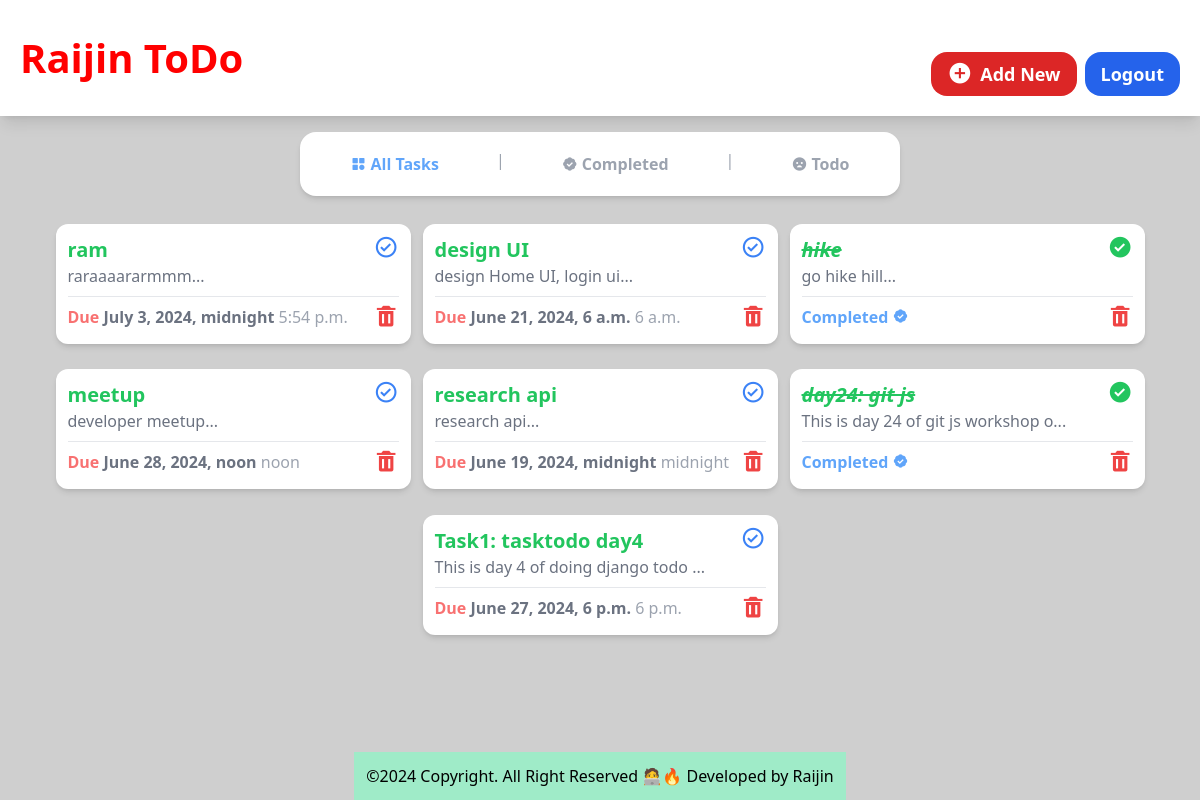
The page /todo/index on the database as committed earlier.
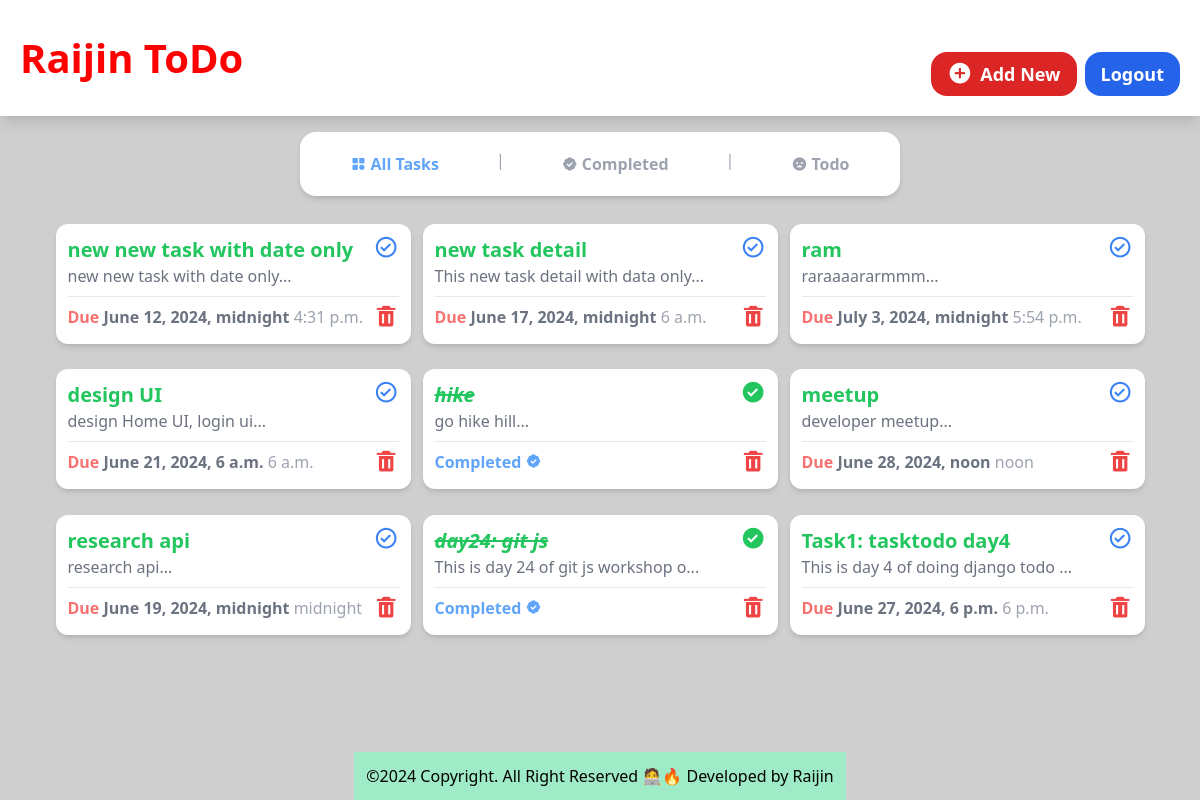
The same page on the database as committed later.
### tasksTodo/models.py (models this page shows, shortened)
class Task(models.Model):
    title= models.CharField(max_length=200)
    description= models.TextField(null=True, blank=True)
    due_date= models.DateField()
    due_time= models.TimeField()
    is_completed= models.BooleanField(default=False)

### tasksTodo/views.py (the view)
# urls.py: path('index', views.index, name='index'),
def index(request):
    tasks= Task.objects.all().order_by('-id') # Get all tasks from the database
    return render(request, 'index.html',{
        'tasks': tasks # Pass the tasks to the template
    })

### tasksTodo/templates/index.html
{% include 'top_header.html'%}
  <body
    class="bg-[#cfcfcf] flex flex-col items-center justify-center gap-4 h-screen"
  >
  {% include 'add_new_header.html'%}
  {% include 'nav.html'%}
{% block content %}
  <section
  class="flex flex-1 flex-wrap justify-center gap-3 bg-[#fff0] w-full md:w-12/12 h-full mb-3 rounded-2xl p-3 overflow-y-auto scrollbar-hide"
  >
   {%for iTask in tasks%}
   {%if iTask.is_completed %}
   <div
        class="w-[355px] flex flex-col shadow-md bg-white h-[120px] rounded-xl p-3"
      >
        <div class="flex flex-row justify-between">
          <div>
            <a href="{% url 'task_detail' task_id=iTask.id  %}">
              <h1
                class="text-green-500 font-semibold text-xl italic line-through"
              >
              {{iTask.title}}
              </h1>
            </a>
            <p class="text-gray-500 text-md">
              {{iTask.description | slice:":35"}}...
            </p>
          </div>
          <a href="{% url 'toggle_complete' task_id=iTask.id%}">
            <i class="bx bxs-check-circle bx-sm text-green-500"></i>
          </a>
        </div>
        <hr class="border-t border-gray-200 my-2" />
        <div class="flex flex-row justify-between">
          <h2 class="text-blue-400 font-bold">
            Completed <i class="bx bxs-badge-check"></i>
          </h2>
          <a href="{% url 'delete_task' task_id=iTask.id %}">
            <i class="bx bxs-trash bx-sm text-red-500"></i>
          </a>
        </div>
      </div>
   {% else %}
  <div
    class="w-[355px] flex flex-col shadow-md bg-white h-[120px] rounded-xl p-3"
  >
    <div class="flex flex-row justify-between">
      <div>
        <a href="{% url 'task_detail' task_id=iTask.id  %}">
          <h1 class="text-green-500 font-semibold text-xl">
            {{iTask.title}}
          </h1>
        </a>
        <p class="text-gray-500 text-md">
          {{iTask.description | slice:":35"}}...
        </p>
      </div>
      <a href="{% url 'toggle_complete' task_id=iTask.id %}">
        <i class="bx bx-check-circle bx-sm text-blue-500"></i>
      </a>
    </div>
    <hr class="border-t border-gray-200 my-2" />
    <div class="flex flex-row justify-between">
      <h2 class="text-gray-500 font-bold">
        <span class="font-bold text-red-400">Due</span> {{iTask.due_date}} <span class="font-medium text-gray-400">{{iTask.due_time}}</span>
      </h2>
      <a href="{% url 'delete_task'  task_id=iTask.id%}">
        <i class="bx bxs-trash bx-sm text-red-500"></i>
      </a>
    </div>
  </div>
  {%endif%}
  {%endfor%}
  </section>
{% endblock %}
{% include 'footer.html'%}

### templates/top_header.html (shortened to what this page needs)
{% load static%}
<!DOCTYPE html>
<html lang="en">
  <head>
    <link
      href="https://unpkg.com/boxicons@2.1.4/css/boxicons.min.css"
      rel="stylesheet"
    />
    <link rel="stylesheet" href="{% static 'style.css'%}" />
  </head>

### templates/add_new_header.html (shortened to what this page needs)
    <header
      class="bg-white shadow-lg w-full h-auto flex flex-col sm:flex-row justify-between items-center p-5 mb-7"
    >
      <div class="flex items-center">
        <h1 class="text-red-600 font-bold text-[40px]" style="color:red">Raijin ToDo</h1>
      </div>
      {% block button_change%}
      <div class="flex items-center mt-4 sm:mt-0 gap-2">
        <a
          class="bg-red-600 py-2 px-4 text-white font-semibold rounded-2xl text-lg mt-4 flex items-center gap-2"
          href="{% url 'add_task' %}"
          ><i class="bx bxs-plus-circle bx-sm"></i> Add New</a
        >
        <form action="{% url 'logout' %}" method="post">
          <button
          class="bg-blue-600 py-2 px-4 text-white font-semibold rounded-2xl text-lg mt-4 flex items-center gap-2"
          type="submit"
          > Logout</button
          >
        </form>
      </div>
      {%endblock%}
    </header>

### templates/nav.html
<nav
  class="bg-white transition-all-[1s] shadow-md w-10/12 rounded-2xl h-auto p-4 flex flex-row justify-around md:w-3/6"
>
  <a
    href="{% url 'index' %}"
    class="{% if request.resolver_match.url_name == 'index' %}text-blue-400 transition duration-300 ease-out hover:ease-in hover:text-blue-500 font-semibold py-1 px-3 flex items-center gap-1{% else %}font-semibold text-gray-400 py-1 px-3 flex items-center gap-1{% endif %}"
    ><i class="bx bxs-category"></i>All Tasks</a
  >
  <span class="text-gray-400">|</span>
  <a
    href="{% url 'completed_task' %}"
    class="{% if request.resolver_match.url_name == 'completed_task' %}text-green-400 transition duration-300 ease-out hover:ease-in hover:text-blue-500 font-semibold py-1 px-3 flex items-center gap-1{% else %}font-semibold text-gray-400 py-1 px-3 flex items-center gap-1{% endif %}"
    ><i class="bx bxs-badge-check"></i>Completed</a
  >
  <span class="text-gray-400">|</span>
  <a
    href="{% url 'remaining_task' %}"
    class="{% if request.resolver_match.url_name == 'remaining_task' %}text-red-400 transition duration-300 ease-out hover:ease-in hover:text-blue-500 font-semibold py-1 px-3 flex items-center gap-1{% else %}font-semibold text-gray-400 py-1 px-3 flex items-center gap-1{% endif %}"
    ><i class="bx bxs-sad"></i>Todo</a
  >
</nav>

### templates/footer.html (shortened to what this page needs)
    <footer class="bg-danger text-center text-lg-start fixed-bottom" style="background: #9febc8!important">
      <div class="text-center p-3 text-dark">
        ©2024 Copyright. All Right Reserved 🧑‍💻🔥 Developed by <a class="text-dark fw-bold" href="#">Raijin</a>
      </div>
    </footer>
  </body>
</html>

Rows that differ between the two databases and show on the page:
added Task: title "new new task with date only", description "new new task with date only", due_date "June 12, 2024, midnight", due_time "4:31 p.m."
added Task: title "new task detail", description "This new task detail with data only", due_date "June 17, 2024, midnight", due_time "6 a.m."
